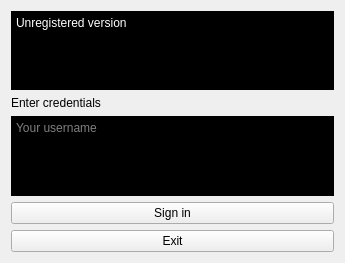
<?xml version="1.0" encoding="UTF-8"?>
<ui version="4.0">
 <class>ActivationForm</class>
 <widget class="QWidget" name="ActivationForm">
  <property name="geometry">
   <rect>
    <x>0</x>
    <y>0</y>
    <width>345</width>
    <height>263</height>
   </rect>
  </property>
  <property name="windowTitle">
   <string>Unregistered</string>
  </property>
  <layout class="QHBoxLayout" name="horizontalLayout">
   <item>
    <layout class="QVBoxLayout" name="verticalLayout_4">
     <item>
      <layout class="QVBoxLayout" name="verticalLayout">
       <item>
        <layout class="QFormLayout" name="formLayout_2">
         <item row="0" column="0" colspan="2">
          <widget class="QPlainTextEdit" name="infoText">
           <property name="styleSheet">
            <string notr="true">* { background-color: black;
color: rgb(255, 255, 255); }</string>
           </property>
           <property name="plainText">
            <string>Unregistered version</string>
           </property>
          </widget>
         </item>
        </layout>
       </item>
      </layout>
     </item>
     <item>
      <layout class="QVBoxLayout" name="verticalLayout_2">
       <item>
        <layout class="QFormLayout" name="formLayout"/>
       </item>
      </layout>
     </item>
     <item>
      <layout class="QVBoxLayout" name="verticalLayout_3">
       <item>
        <layout class="QFormLayout" name="formLayout_3">
         <item row="0" column="0">
          <widget class="QLabel" name="label_key">
           <property name="text">
            <string>Enter credentials</string>
           </property>
          </widget>
         </item>
         <item row="1" column="0" colspan="2">
          <widget class="QTextEdit" name="textEdit_key">
           <property name="styleSheet">
            <string notr="true">background-color: black;
color: rgb(255, 255, 255);</string>
           </property>
           <property name="placeholderText">
            <string>Your username</string>
           </property>
          </widget>
         </item>
        </layout>
       </item>
      </layout>
     </item>
     <item>
      <widget class="QPushButton" name="push_signIn">
       <property name="text">
        <string>Sign in</string>
       </property>
      </widget>
     </item>
     <item>
      <widget class="QPushButton" name="push_exit">
       <property name="text">
        <string>Exit</string>
       </property>
      </widget>
     </item>
    </layout>
   </item>
  </layout>
 </widget>
 <resources/>
 <connections/>
</ui>
